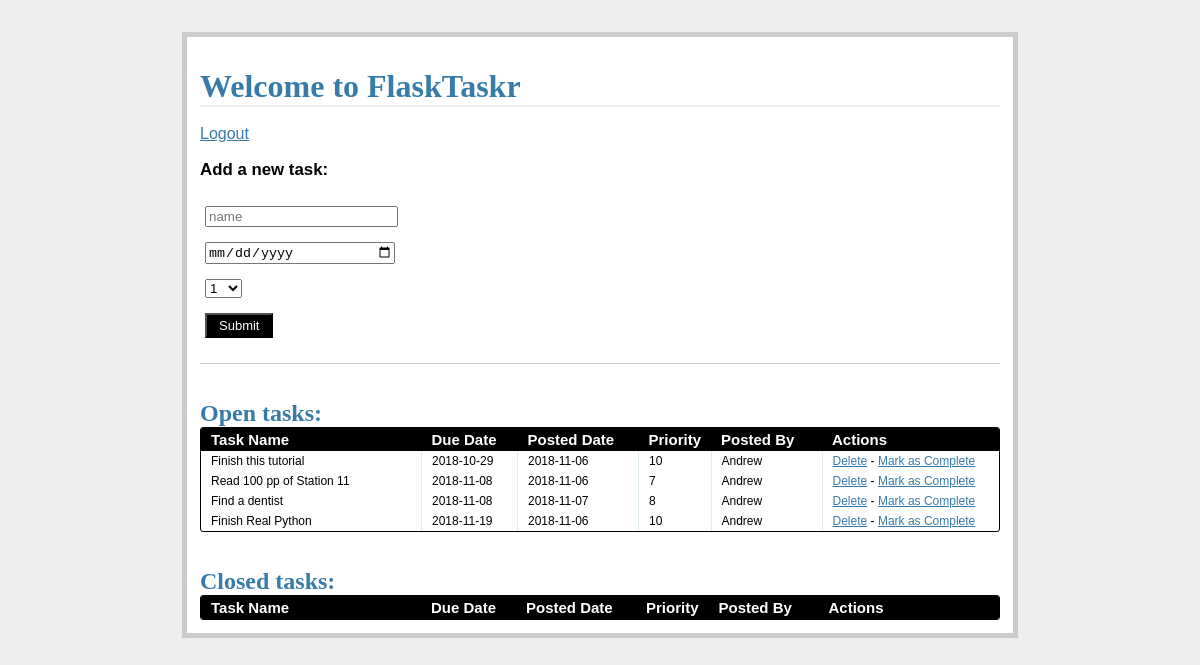
/tasks/ (signed in), run on an earlier commit of the app's database.
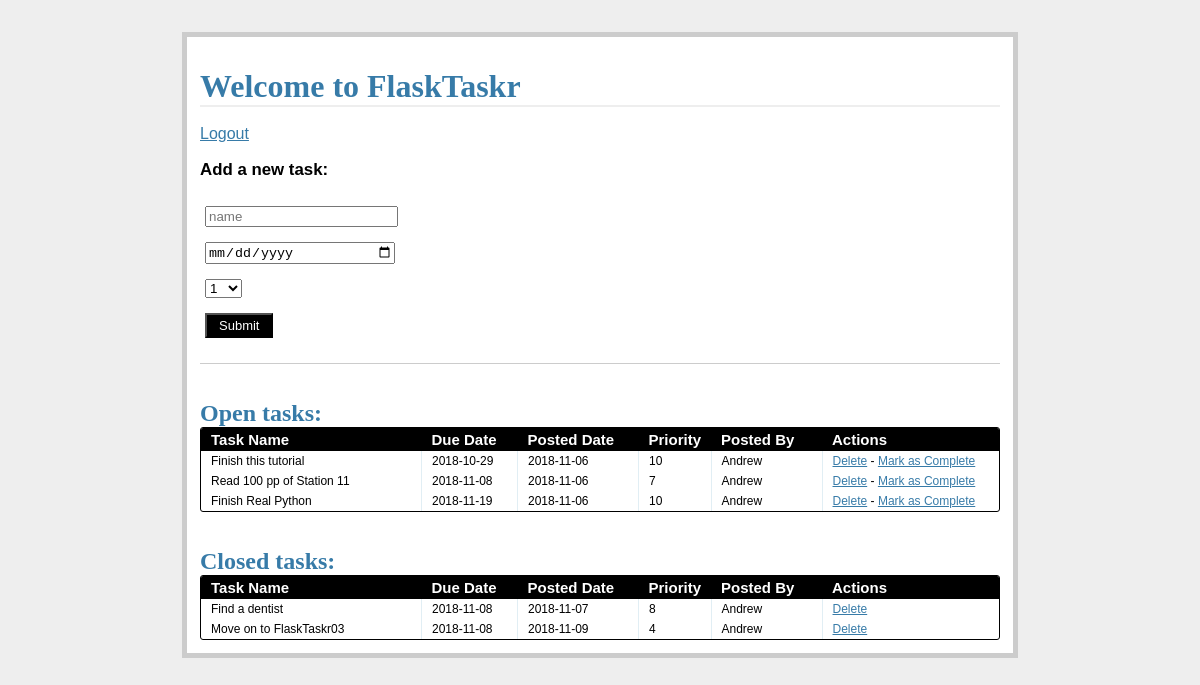
And on a later commit of the database.
### models.py (models this page shows, shortened)
class Task(db.Model):
    __tablename__ = "tasks"
    task_id = db.Column(db.Integer, primary_key=True)
    name = db.Column(db.String, nullable=False)
    due_date = db.Column(db.Date, nullable=False)
    priority = db.Column(db.Integer, nullable=False)
    posted_date = db.Column(db.Date, default=datetime.datetime.utcnow())
    user_id = db.Column(db.Integer, db.ForeignKey('users.id'))
    status = db.Column(db.Integer)

class User(db.Model):
    __tablename__ = 'users'
    id = db.Column(db.Integer, primary_key=True)
    name = db.Column(db.String, unique=True, nullable=False)
    email = db.Column(db.String, unique=True, nullable=False)
    password = db.Column(db.String, nullable=False)
    tasks = db.relationship('Task', backref='poster')

### views.py (the view)
@app.route('/tasks/')
@login_required
def tasks():
    return render_template(
        'tasks.html',
        form=AddTaskForm(request.form),
        open_tasks=open_tasks(),
        closed_tasks=close_tasks()
    )

### forms.py
class AddTaskForm(Form):
    task_id = IntegerField()
    name = StringField('Task Name', validators=[DataRequired()])
    due_date = DateField(
        'Date Due (mm/dd/yyyy)',
        validators=[DataRequired()],
        format = '%m/%d/%Y'
    )
    priority = SelectField(
        'Priority',
        validators=[DataRequired()],
        choices=[
            ('1', '1'), ('2', '2'), ('3', '3'), ('4', '4'), ('5', '5'),
            ('6', '6'), ('7', '7'), ('8', '8'), ('9', '9'), ('10', '10')
        ]
    )
    status = IntegerField('Status')

### views.py (called while the page is built)
def login_required(test):
    @wraps(test)
    def wrap(*args, **kwargs):
        if 'logged_in' in session:
            return test(*args, **kwargs)
        else:
            flash("You need to log in first")
            return redirect(url_for('login'))
    return wrap

def open_tasks():
    return db.session.query(Task).filter_by(status='1', user_id=session['user_id']).order_by(Task.due_date.asc())

def close_tasks():
    return db.session.query(Task).filter_by(status='0', user_id=session['user_id']).order_by(Task.due_date.asc())

### templates/tasks.html (shortened to what this page needs)
{% extends "_base.html" %}
{% block content %}
<h1>Welcome to FlaskTaskr</h1>
<br>
<a href="{{ url_for('logout') }}">Logout</a>
<div class="add-task">
  <h3>Add a new task:</h3>
  <form action="{{ url_for('new_task') }}" method="post" class="inline-form">
    <div class="input-group">
      {{ form.name(placeholder="name") }}
    </div>
    <div class="input-group">
      {{ form.due_date(placeholder="due date") }}
    </div>
    <div class="input-group">
      {{ form.priority(placeholder="priority") }}
    </div>
    <div class="input-group">
      <button class="button" type="submit">Submit</button>
    </div>
</div>
<div class="entries">
  <br>
  <br>
  <h2>Open tasks:</h2>
  <div class="datagrid">
    <table>
      <thead>
        <tr>
          <th width="200px"><strong>Task Name</strong></th>
          <th width="75px"><strong>Due Date</strong></th>
          <th width="100px"><strong>Posted Date</strong></th>
          <th width="50px"><strong>Priority</strong></th>
          <th width="90px"><strong>Posted By</strong></th>
          <th><strong>Actions</strong></th>
        </tr>
      </thead>
      {% for task in open_tasks %}
        <tr>
          <td width="200px">{{ task.name }}</td>
          <td width="75px">{{ task.due_date }}</td>
          <td width="100px">{{ task.posted_date }}</td>
          <td width="50px">{{ task.priority }}</td>
          <td width="90px">{{ task.poster.name }}</td>
          <td>
            <a href="{{ url_for('delete_entry', task_id = task.task_id) }}">Delete</a>  -
            <a href="{{ url_for('complete', task_id = task.task_id) }}">Mark as Complete</a>
          </td>
        </tr>
      {% endfor %}
    </table>
  </div>
</div>
<br>
<br>
<div class="entries">
  <h2>Closed tasks:</h2>
  <div class="datagrid">
    <table>
      <thead>
        <tr>
          <th width="200px"><strong>Task Name</strong></th>
          <th width="75px"><strong>Due Date</strong></th>
          <th width="100px"><strong>Posted Date</strong></th>
          <th width="50px"><strong>Priority</strong></th>
          <th width="90px"><strong>Posted By</strong></th>
          <th><strong>Actions</strong></th>
        </tr>
      </thead>
      {% for task in closed_tasks %}
        <tr>
          <td width="200px">{{ task.name }}</td>
          <td width="75px">{{ task.due_date }}</td>
          <td width="100px">{{ task.posted_date }}</td>
          <td width="50px">{{ task.priority }}</td>
          <td width="90px">{{ task.poster.name }}</td>
          <td>
             <a href="{{ url_for('delete_entry', task_id = task.task_id) }}">Delete</a>
          </td>
        </tr>
      {% endfor %}
    </table>
  </div>
</div>
{% endblock %}

### templates/_base.html (shortened to what this page needs)
<!DOCTYPE html>
<html lang="en">
<head>
    <link rel="stylesheet" href="{{ url_for('static', filename='css/main.css') }}">
</head>
<body>
    <div class="page">
        <br>
        {% block content %}
        {% endblock %}
    </div>
</body>
</html>

### static/css/main.css (style rules this page uses)
body { font-family: sans-serif; background: #eee; }
a, h1, h2 { color: #377BA8; }
h1, h2 { font-family: 'Georgia', serif; margin: 0; }
h1 { border-bottom: 2px solid #eee; }
h2 { font-size: 1.5em; }
.page { margin: 2em auto; width: 50em; border: 5px solid #ccc; padding: 0.8em; background: white; }
.entries { list-style: none; margin: 0; padding: 0; }
.add-task { font-size: 0.9em; border-bottom: 1px solid #ccc; }
.input-group { margin-bottom: 15px; }
.datagrid table { border-collapse: collapse; text-align: left; width: 100%; }
.datagrid { background: #fff; overflow: hidden; border: 1px solid #000000; border-radius: 3px; }
.datagrid table td, .datagrid table th { padding: 3px 10px; }
.datagrid table thead th { background-color:#000000; color:#FFFFFF; font-size: 15px; font-weight: bold; }
.datagrid table thead th:first-child { border: none; }
.datagrid table tbody td { color: #000000; border-left: 1px solid #E1EEF4; font-size: 12px; font-weight: normal; }
.datagrid table tbody td:first-child { border-left: none; }
.datagrid table tbody tr:last-child td { border-bottom: none; }
.button { background-color:#000; display:inline-block; color:#ffffff; font-size:13px; padding:3px 12px; margin: 0; text-decoration:none; position:relative; }
.inline-form { display: inline-block; margin: 10px 5px; }
.input-group input { width: 100% }

What changed in the data, as far as the page shows it:
changed Task "Find a dentist": moves from the list under "Open tasks:" to the list under "Closed tasks:"
added Task: name "Move on to FlaskTaskr03", due_date "2018-11-08", posted_date "2018-11-09", priority "4", poster.name "Andrew", shown under "Closed tasks:"
